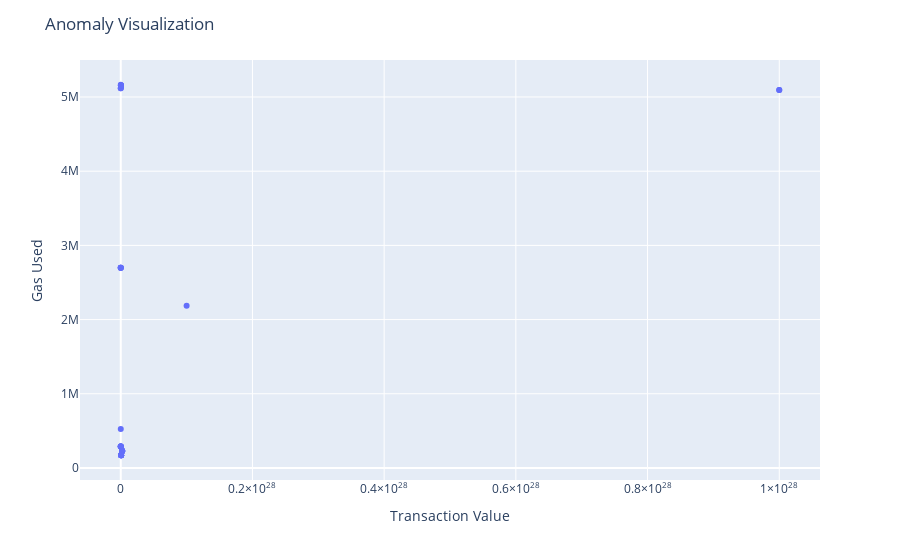

Notebook code cell kept with this figure:
### Code cell
import plotly.express as px

# Filter out anomalous transactions
anomalous_data = df_features[df_features['anomaly'] == 1]
anomalous_data = anomalous_data.join(df_transfers[['from', 'to']])  # Add wallet addresses


# Create a scatter plot
fig = px.scatter(anomalous_data, x='value', y='gasUsed', hover_data=['from', 'to'])

fig.update_layout(
    title='Anomaly Visualization',
    xaxis_title='Transaction Value',
    yaxis_title='Gas Used'
)

fig.show()
